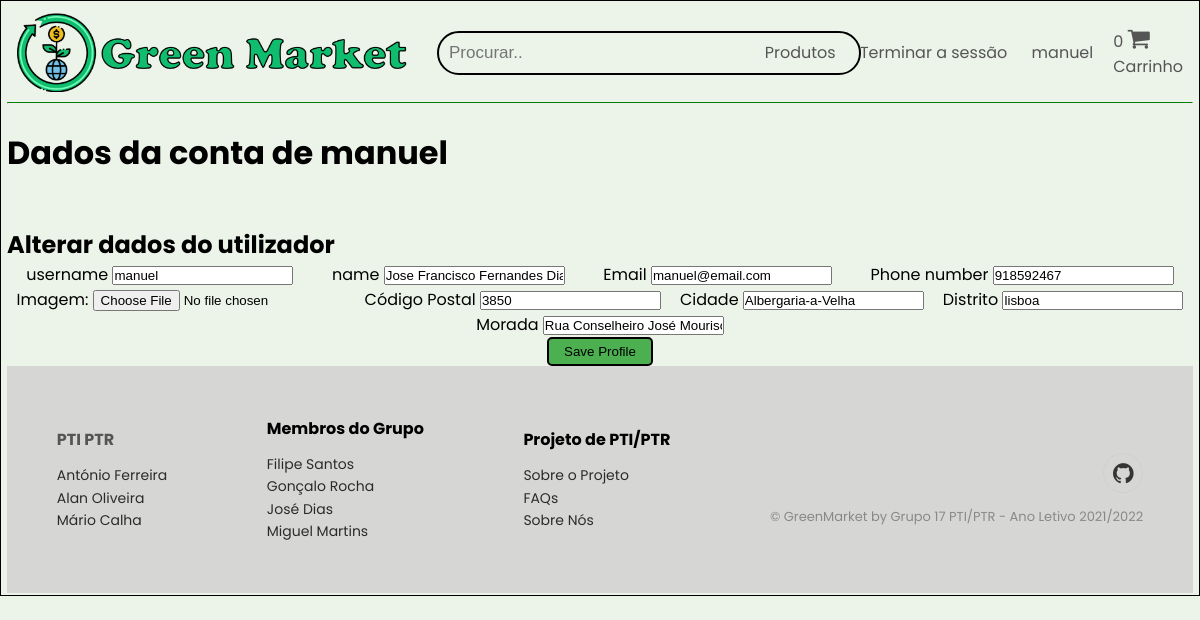
Page /php/alterarConta.php (signed in) on the earlier database version.
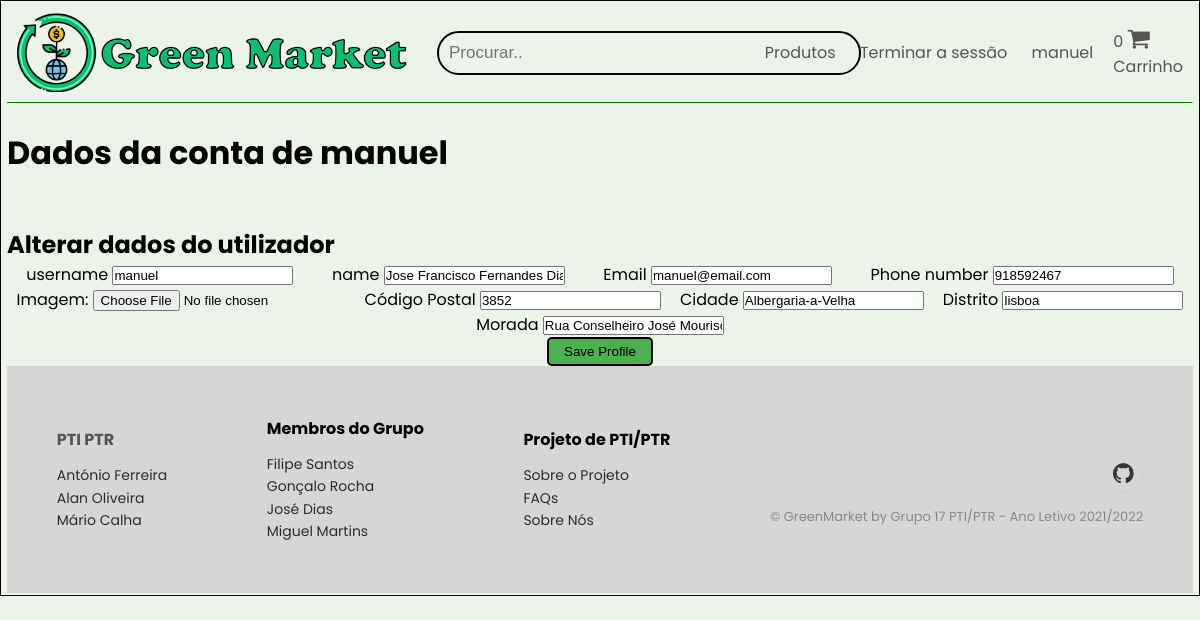
Same page on the later database version.
### tables this page shows
CREATE TABLE `user_address` (
  `user_addr_id` int NOT NULL AUTO_INCREMENT,
  `user_id` int NOT NULL,
  `postal_code` int NOT NULL,
  `city` varchar(200) NOT NULL,
  `district` varchar(200) NOT NULL,
  `address` varchar(200) NOT NULL,
  PRIMARY KEY (`user_addr_id`),
  KEY `fk_customer_login_customer_address` (`user_id`)
);

### php/alterarConta.php (the view, shortened to what the changed rows need)
<?php
include "openconn.php";
?>
<!DOCTYPE html>
<html lang="pt">
    <head>
        <link rel="stylesheet" type="text/css" href="../html/css/homepage.css">
        <link rel="stylesheet" href="https://cdn.jsdelivr.net/npm/@fortawesome/fontawesome-free@5.15.4/css/fontawesome.min.css">
        <link rel="stylesheet" href="https://stackpath.bootstrapcdn.com/font-awesome/4.7.0/css/font-awesome.min.css">
        <link rel="stylesheet" href="https://cdnjs.cloudflare.com/ajax/libs/ionicons/2.0.1/css/ionicons.min.css">
    </head>
    <body>
    <?php
        $username = $_SESSION['username'];
        $query = "SELECT * FROM user_info WHERE username='$username'";
        $res = mysqli_query($conn, $query);
        if (mysqli_num_rows($res) == 1) {
            $row = mysqli_fetch_array($res);
        }
    ?>
        <br>
        <h1> Dados da conta de <?php echo $_SESSION['username']; ?></h1>
        <br>
        <br>
        <h2 class="text-right">Alterar dados do utilizador</h2>
                    <form action="edit_user.php" method="post">
                        <div class="row mt-3">
                            <?php
                                $userid = $_SESSION['userid'];
                                $query = "SELECT * FROM user_address WHERE user_id='$userid'";
                                $res = mysqli_query($conn, $query);
                                if (mysqli_num_rows($res) == 1) {
                                    $row = mysqli_fetch_array($res);
                                }
                            ?>
                            <div class="col-md-12">
                                <label class="labels">Código Postal</label>
                                <input type="text"  placeholder="Código Postal" name="codPostal_novo" value="<?php echo $row['postal_code']?>">
                            </div>
                            <div class="col-md-12">
                                <label class="labels">Cidade</label>
                                <input type="text"  placeholder="Cidade" name="cidade_novo" value="<?php echo $row['city']?>">
                            </div>
                            <div class="col-md-12">
                                <label class="labels">Distrito</label>
                                <input type="text"  placeholder="Distrito" name="distrito_novo" value="<?php echo $row['district']?>">
                            </div>
                            <div class="col-md-12">
                                <label class="labels">Morada</label>
                                <input type="text"  placeholder="Morada" name="morada_nova" value="<?php echo $row['address']?>">
                            </div>
                        </div>
                    </form>
    </body>
</html>

Differences in the rows shown:
changed user_address "Albergaria-a-Velha": codPostal_novo "3850" → "3852"
